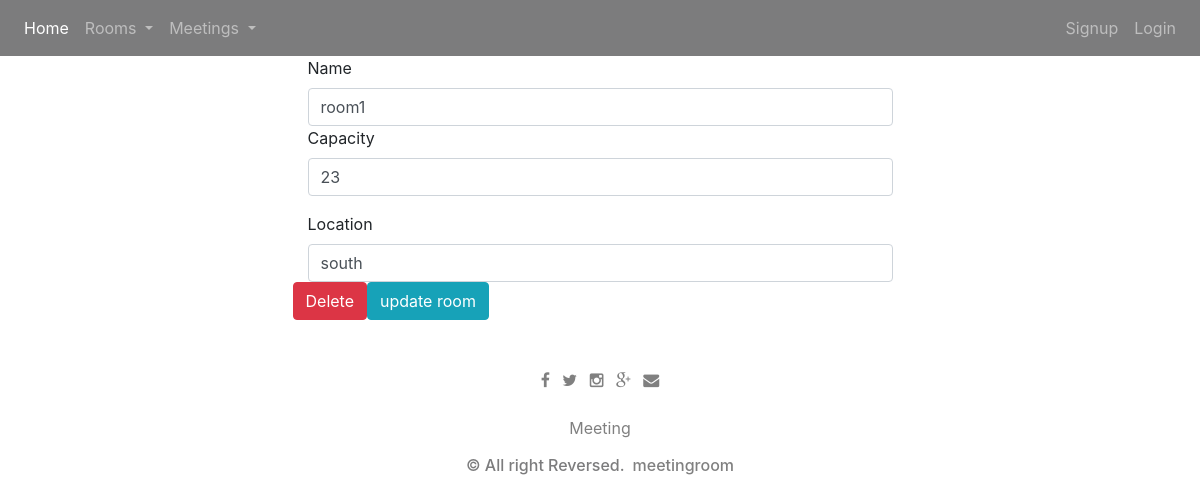
The app's page /room/update/1/ with its own data.
### app.py (models this page shows)
class Room(db.Model):
    id = db.Column(db.Integer, primary_key=True)
    name = db.Column(db.String(100), nullable=False)
    capacity = db.Column(db.Integer, nullable=False)
    location = db.Column(db.String(100), nullable=True)
    image = db.Column(db.String(100), nullable=True)
    booked = db.Column(db.Boolean, default=False)
    time_booked = db.Column(db.DateTime())
    meetings = db.relationship("Meeting")

### app.py (the view, shortened to what this page needs)
@app.route('/room/update/<int:room_id>/', methods=['GET', 'POST'])  # handling a single room
def update(room_id):
    room = Room.query.get(room_id)
    return render_template('room/update.html', room=room, title="RoomUpdate")

### templates/room/update.html (shortened to what this page needs)
{% extends 'base.html' %}
{% block body%}
<div class="form">
    <form action="/room/update/{{room.id}}/"  method="post" enctype="multipart/form-data">
        <div class="row">
            <div class="col-md-3"></div>
            <div class="col-md-6">
                <div class="form-group">
                    <div>
                        <label for="">Name</label>
                        <input type="text" value={{room.name}} name="roomname" class="form-control"
                               placeholder="Enter name">
                    </div>
                    <label for=""> Capacity</label>
                    <input type="number" value={{room. capacity}} name="roomcapacity" class="form-control"
                           placeholder="Enter  capacity">
                </div>
                <div>
                    <label for="">Location</label>
                    <input type="text" value={{room.location}} name="roomlocation" class="form-control"
                           placeholder="Enter number">
                </div>
                <div class="row">
                    <a href="/room/delete/{{room.id}}" class="btn btn-danger">Delete</a>
                    <input type="submit" class="btn btn-info" value="update room">
                </div>
            </div>
            <div class="col-md-3"></div>
        </div>
    </form>
</div>
{% endblock body %}

### records on screen
Room: roomname "room1", roomcapacity "23", roomlocation "south"
